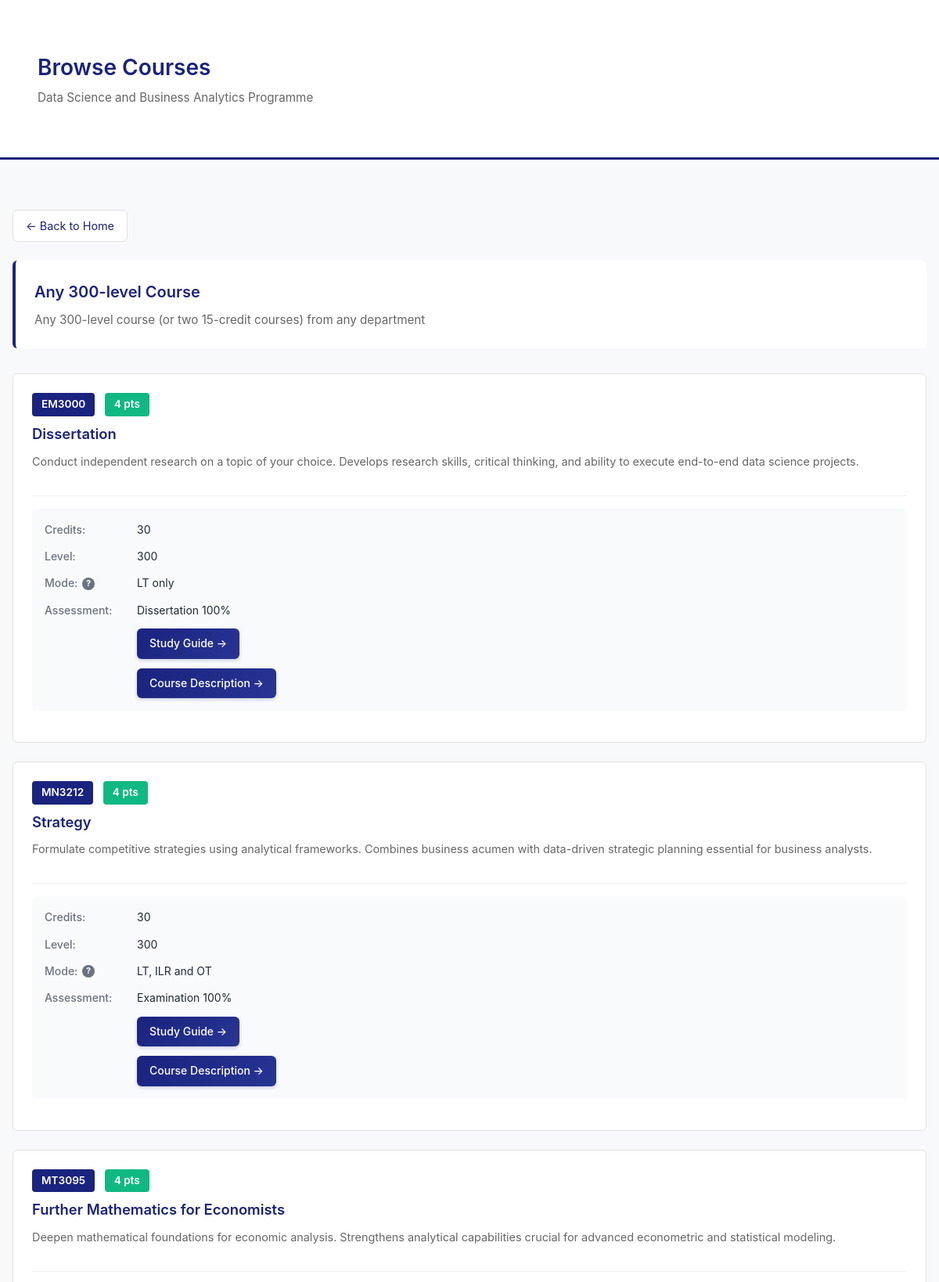
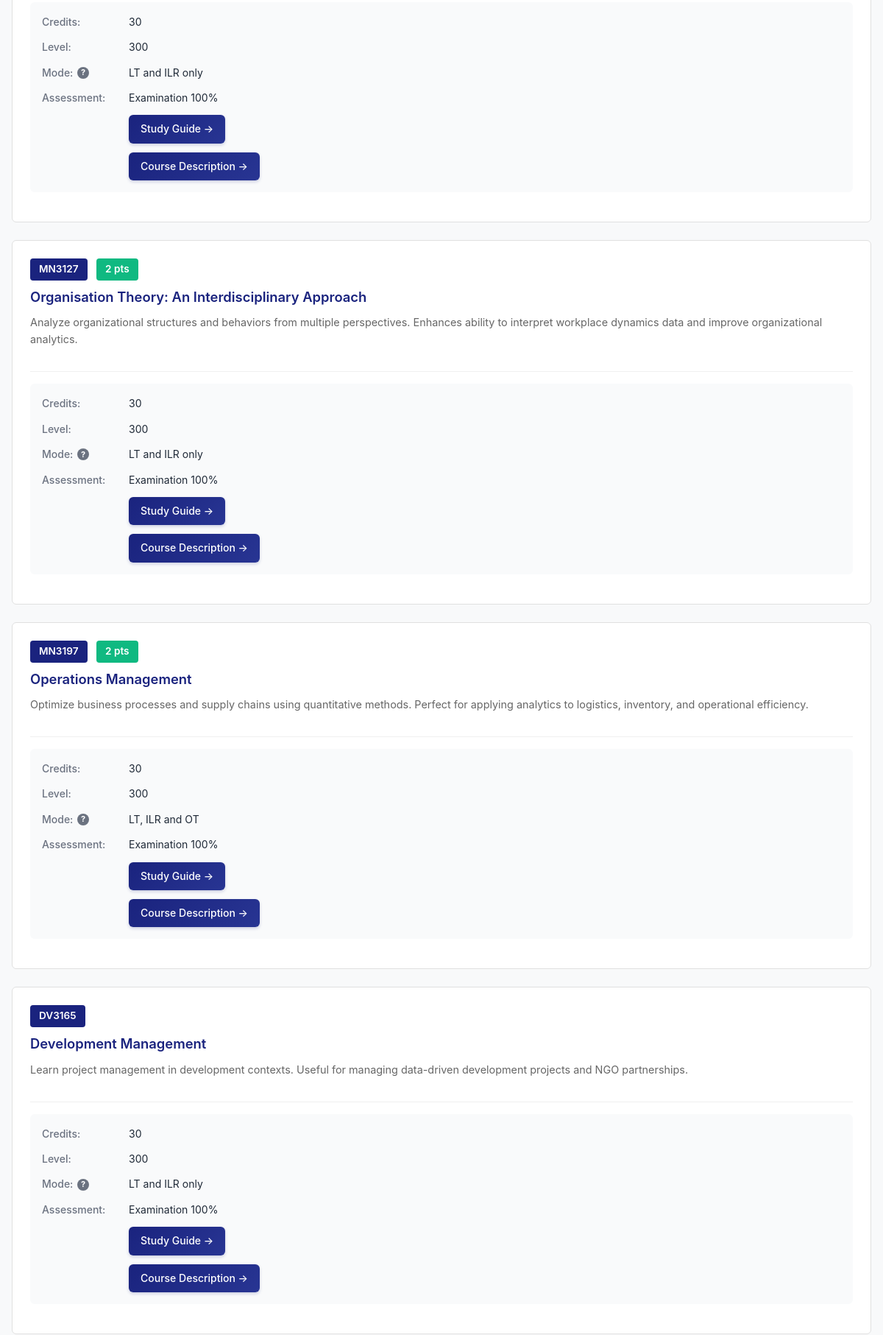
The page /browse/11/ (upper part) on the database its author committed (2 pictures, top to bottom).
### courses/models.py (models this page shows, shortened)
class ElectiveType(models.Model):
    name = models.CharField(max_length=200)
    description = models.TextField()
    class Meta:
        verbose_name = "Elective Type"
        verbose_name_plural = "Elective Types"

class Course(models.Model):
    code = models.CharField(max_length=20, unique=True)
    name = models.CharField(max_length=200)
    credits = models.IntegerField()
    level = models.IntegerField()
    prerequisites = models.CharField(max_length=500, blank=True)
    corequisites = models.CharField(max_length=500, blank=True)
    exclusions = models.CharField(max_length=500, blank=True)
    mode = models.CharField(max_length=100)
    assessment = models.CharField(max_length=200)
    description = models.TextField()
    study_guide_url = models.URLField(blank=True)
    course_description_url = models.URLField(blank=True)
    elective_types = models.ManyToManyField(ElectiveType, related_name='courses')
    class Meta:
        ordering = ['code']
        verbose_name = "Course"
        verbose_name_plural = "Courses"

### courses/views.py (the view)
# urls.py: path('browse/<int:elective_type_id>/', views.browse_courses, name='browse_courses'),
def browse_courses(request, elective_type_id):
    elective_type = get_object_or_404(ElectiveType, id=elective_type_id)
    courses = Course.objects.filter(elective_types=elective_type).annotate(
        total_points=Sum(
            Case(
                When(selections__interest='not_willing', then=0),
                When(selections__interest='willing', then=1),
                When(selections__interest='prefer', then=2),
                default=0,
                output_field=IntegerField()
            )
        )
    ).order_by('-total_points', 'code')
    return render(request, 'courses/browse.html', {
        'elective_type': elective_type,
        'courses': courses,
        'mode': 'browse'
    })

### courses/templates/courses/browse.html (shortened to what this page needs)
{% extends 'courses/base.html' %}
{% block header %}Browse Courses{% endblock %}
{% block content %}
<a href="{% url 'home' %}" class="back-button">← Back to Home</a>
<div class="info-box">
    <h2>{{ elective_type.name }}</h2>
    <p>{{ elective_type.description }}</p>
</div>
{% if courses %}
<div class="course-grid">
    {% for course in courses %}
    <div class="course-card">
        <div class="course-header">
            <span class="course-code">{{ course.code }}</span>
            {% if course.total_points %}
            <span class="course-points">{{ course.total_points }} pts</span>
            {% endif %}
            <h3 class="course-title">{{ course.name }}</h3>
            <p class="course-description">{{ course.description }}</p>
        </div>
        <div class="course-details">
            <div class="detail-item">
                <span class="detail-label">Credits:</span>
                <span class="detail-value">{{ course.credits }}</span>
            </div>
            <div class="detail-item">
                <span class="detail-label">Level:</span>
                <span class="detail-value">{{ course.level }}</span>
            </div>
            <div class="detail-item">
                <span class="detail-label">
                    Mode:
                    <span class="info-icon" data-tooltip="Delivery Mode&#10;• LT: Lead Teaching (on-campus)&#10;• ILR: Independent Learning Route (distance)&#10;• OT: Online Teaching (fully online)">?</span>
                </span>
                <span class="detail-value">{{ course.mode }}</span>
            </div>
            <div class="detail-item">
                <span class="detail-label">Assessment:</span>
                <span class="detail-value">{{ course.assessment }}</span>
            </div>
            {% if course.study_guide_url %}
            <div class="detail-item">
                <a href="{{ course.study_guide_url }}" target="_blank" class="links">Study Guide →</a>
            </div>
            {% endif %}
            {% if course.course_description_url %}
            <div class="detail-item">
                <a href="{{ course.course_description_url }}" target="_blank" class="links">Course Description →</a>
            </div>
            {% endif %}
        </div>
    </div>
    {% endfor %}
</div>
{% else %}
<div class="info-box">
    <p>No courses available for this elective type.</p>
</div>
{% endif %}
{% endblock %}

### courses/templates/courses/base.html (style rules this page uses)
* { margin: 0; padding: 0; box-sizing: border-box; }
body { font-family: -apple-system, BlinkMacSystemFont, 'Segoe UI', Roboto, Oxygen, Ubuntu, Cantarell, sans-serif; background: #f8f9fa; color: #333; line-height: 1.6; }
.back-button { display: inline-block; margin-bottom: 1.5rem; padding: 0.5rem 1rem; background-color: white; color: #1a237e; text-decoration: none; border-radius: 6px; border: 1px solid #e0e0e0; font-size: 0.9rem; transition: all 0.2s; }
.info-box { background: white; padding: 1.5rem; margin-bottom: 2rem; border-radius: 6px; border-left: 4px solid #1a237e; }
.info-box h2 { font-size: 1.25rem; color: #1a237e; margin-bottom: 0.5rem; font-weight: 600; }
.info-box p { color: #666; font-size: 0.95rem; }
.course-grid { display: grid; gap: 1.5rem; }
.course-card { background: white; border-radius: 6px; padding: 1.5rem; border: 1px solid #e0e0e0; transition: box-shadow 0.2s; overflow: visible; }
.course-header { margin-bottom: 1rem; padding-bottom: 1rem; border-bottom: 1px solid #f0f0f0; }
.course-code { display: inline-block; background: #1a237e; color: white; padding: 0.25rem 0.75rem; border-radius: 4px; font-size: 0.85rem; font-weight: 600; margin-bottom: 0.5rem; margin-right: 0.5rem; }
.course-points { display: inline-block; background: #10b981; color: white; padding: 0.25rem 0.75rem; border-radius: 4px; font-size: 0.85rem; font-weight: 600; margin-bottom: 0.5rem; }
.course-title { font-size: 1.15rem; color: #1a237e; font-weight: 600; margin-bottom: 0.5rem; }
.course-description { color: #666; font-size: 0.9rem; line-height: 1.6; margin-bottom: 1rem; }
.course-details { display: grid; grid-template-columns: 1fr; gap: 0.75rem; padding: 1rem; background: #f9fafb; border-radius: 6px; margin-bottom: 1rem; }
.detail-item { font-size: 0.875rem; display: flex; align-items: flex-start; gap: 0.5rem; }
.detail-label { display: inline-flex; align-items: center; gap: 0.35rem; color: #6b7280; font-weight: 500; min-width: 110px; }
.detail-value { color: #1f2937; flex: 1; }
.info-icon { width: 16px; height: 16px; background: #6b7280; color: white; border-radius: 50%; font-size: 11px; display: inline-flex; align-items: center; justify-content: center; font-weight: bold; cursor: help; flex-shrink: 0; }
[data-tooltip] { position: relative; }
.links { display: inline-block; padding: 0.5rem 1rem; background: linear-gradient(135deg, #1a237e 0%, #283593 100%); color: white; text-decoration: none; border-radius: 6px; font-size: 0.875rem; font-weight: 500; transition: all 0.2s ease; box-shadow: 0 2px 4px rgba(26, 35, 126, 0.2); }

### rows shown on the page
ElectiveType: name "Any 300-level Course", description "Any 300-level course (or two 15-credit courses) from any department"
Course: code "EM3000", total_points "4", name "Dissertation", description "Conduct independent research on a topic of your choice. Develops research skills, critical thinking, and ability to execute end-to-end data science projects.", credits "30", level "300", mode "LT only", assessment "Dissertation 100%"
Course: code "MN3212", total_points "4", name "Strategy", description "Formulate competitive strategies using analytical frameworks. Combines business acumen with data-driven strategic planning essential for business analysts.", credits "30", level "300", mode "LT, ILR and OT", assessment "Examination 100%"
Course: code "MT3095", total_points "4", name "Further Mathematics for Economists", description "Deepen mathematical foundations for economic analysis. Strengthens analytical capabilities crucial for advanced econometric and statistical modeling.", credits "30", level "300", mode "LT and ILR only", assessment "Examination 100%"
Course: code "MN3127", total_points "2", name "Organisation Theory: An Interdisciplinary Approach", description "Analyze organizational structures and behaviors from multiple perspectives. Enhances ability to interpret workplace dynamics data and improve organizational analytics.", credits "30", level "300", mode "LT and ILR only", assessment "Examination 100%"
Course: code "MN3197", total_points "2", name "Operations Management", description "Optimize business processes and supply chains using quantitative methods. Perfect for applying analytics to logistics, inventory, and operational efficiency.", credits "30", level "300", mode "LT, ILR and OT", assessment "Examination 100%"
Course: code "DV3165", name "Development Management", description "Learn project management in development contexts. Useful for managing data-driven development projects and NGO partnerships.", credits "30", level "300", mode "LT and ILR only", assessment "Examination 100%"
